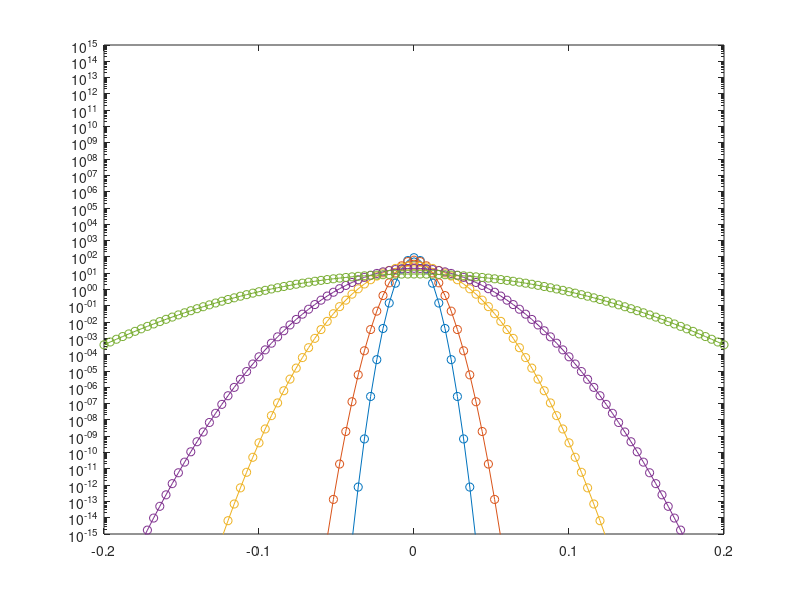
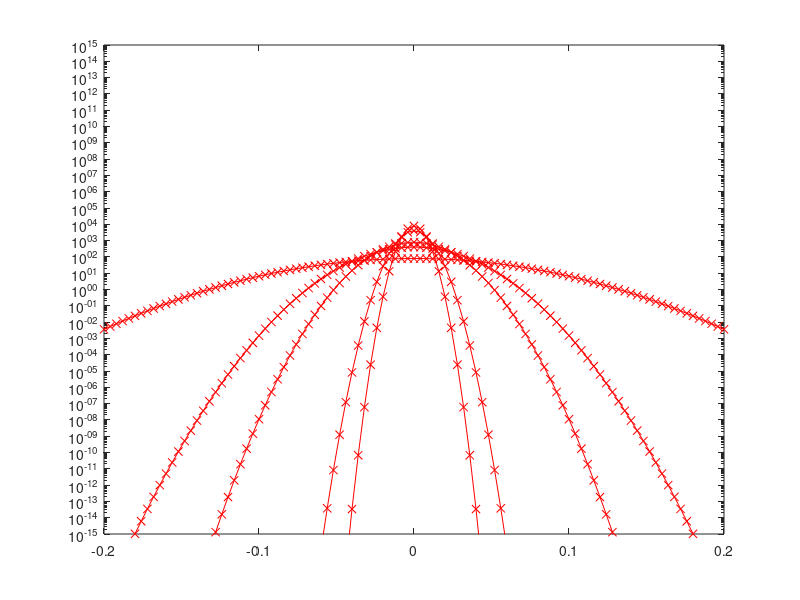
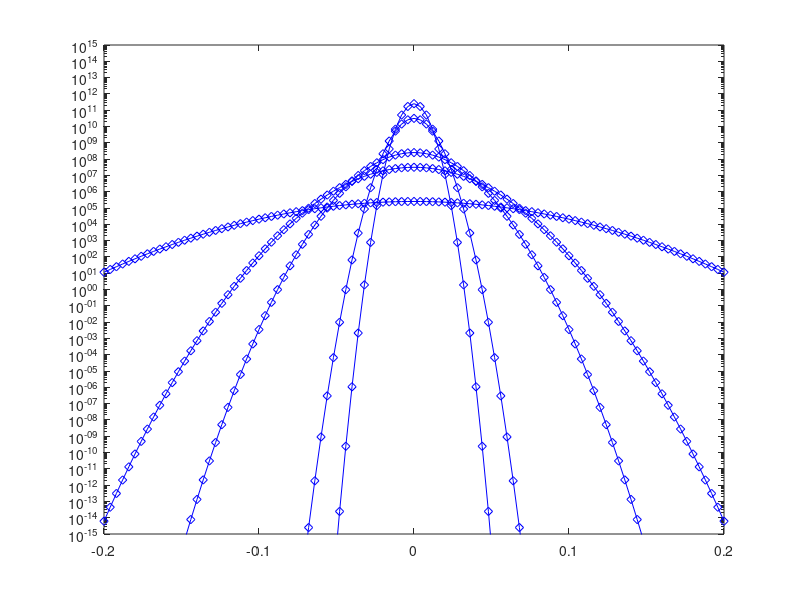

Source code (MATLAB) for these figures, in order:
ext=.2; npts=101; dx=2*ext/(npts-1);
x=linspace(-ext,ext,npts);
y=x; z=x;
[X,Y]=meshgrid(x,y);
[x3, y3, z3]=meshgrid(x,y,z);

dt=[.05 .1 .5 1 5]

D=.0001;

for i=1:length(dt)
    figure(1)
    dens=exp(-x.^2/(8*D*dt(i)))./sqrt(8*pi*D*dt(i));
    semilogy(x, dens ,'-o'); hold on;
    int=sum(dens)*dx

    axis([-ext ext 10^-15 10^15]);
    blah=exp(-(X.^2+Y.^2)/(8*D*dt(i)))./(8*pi*D*dt(i));
    
    figure(2)
    semilogy(x,blah(:,floor(npts/2+1)),'-xr'); hold on;
    int2=sum(sum(blah))*dx*dx
    axis([-ext ext 10^-15 10^15]);
    blah3=exp(-(x3.^2+y3.^2+z3.^2)/(8*D*dt(i)))./(8*pi*D*dt(i)).^3/2;
    
    figure(3)
    semilogy(x,blah3(:,floor(npts/2+1),floor(npts/2+1)),'-db'); hold on;
    int2=sum(sum(blah))*dx*dx
    axis([-ext ext 10^-15 10^15]);

end
   hold off
   
   
 